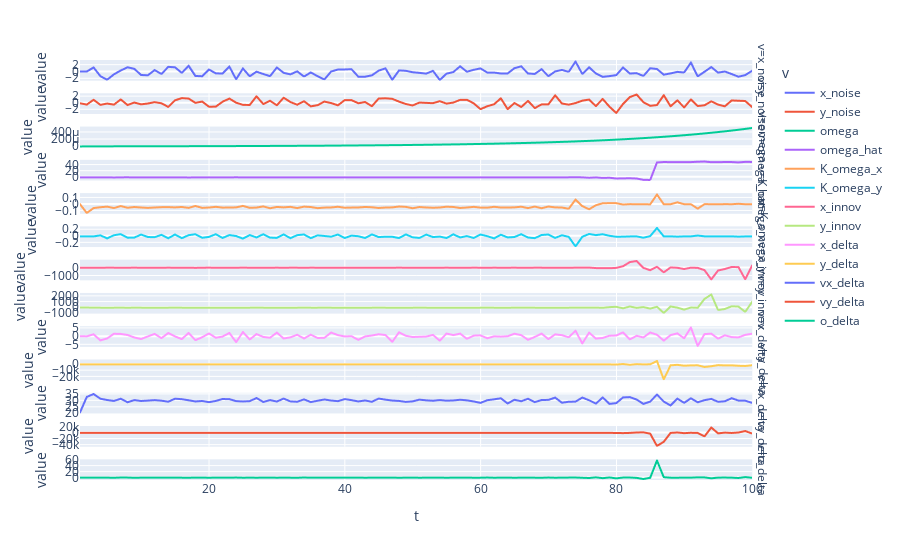

Source (notebook cell):
### Code cell
trace = mismatched_run()

fig = ex.line(trace.melt(['t'], ['x_noise', 'y_noise', 'omega', 'omega_hat', 'K_omega_x', 'K_omega_y', 'x_innov', 'y_innov',
                                 'x_delta', 'y_delta', 'vx_delta', 'vy_delta', 'o_delta'], 'v'),
              x='t', y='value', color='v', facet_row='v')
fig.update_yaxes(matches=None)
fig.update_layout(height=1400)
fig
